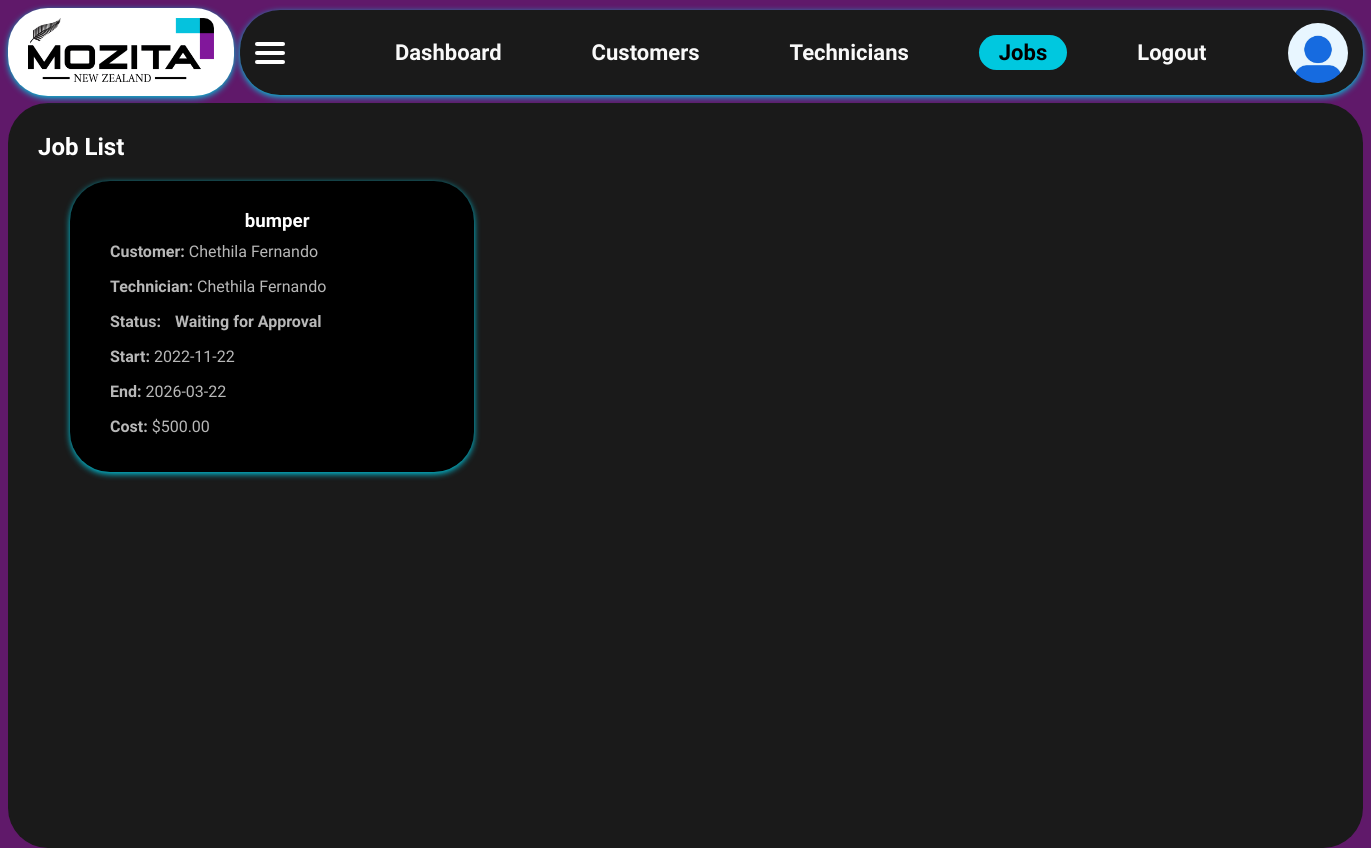
Page /jobs (signed in) on the committed database.
### app/models.py (models this page shows)
class Job(db.Model):
    __tablename__ = 'job'
    id = db.Column(db.Integer, primary_key=True)
    vehicle_registration = db.Column(db.String(20))
    description = db.Column(db.Text, nullable=False)
    start_date = db.Column(db.Date)
    end_date = db.Column(db.Date)
    status = db.Column(db.String(50), default='Pending')
    total_cost = db.Column(db.Numeric(10, 2), default=0.00)
    customer_id = db.Column(db.Integer, db.ForeignKey('customer.id'), nullable=False)
    technician_id = db.Column(db.Integer, db.ForeignKey('technician.id'), nullable=False)
    start_time = db.Column(db.DateTime)
    end_time = db.Column(db.DateTime)
    total_work_duration = db.Column(db.Integer, default=0)
    target_duration = db.Column(db.String(20), default='00:00:00')
    pauses = db.relationship('PauseLog', backref='job', cascade="all, delete-orphan")
    pause_reason = db.Column(db.Text)
    paused_at = db.Column(db.DateTime)
    resume_at = db.Column(db.DateTime)
    accepted = db.Column(db.Boolean, default=False)
    customer = db.relationship('Customer', back_populates='jobs')
    technician = db.relationship('Technician', back_populates='jobs')

class Customer(db.Model):
    id = db.Column(db.Integer, primary_key=True)
    name = db.Column(db.String(100), nullable=False)
    email = db.Column(db.String(120), default='Not Provided')
    phone = db.Column(db.String(20), nullable=False)
    address = db.Column(db.String(200), default='Not Provided')
    jobs = db.relationship('Job', back_populates='customer', cascade="all, delete-orphan")

class Technician(db.Model):
    id = db.Column(db.Integer, primary_key=True)
    name = db.Column(db.String(100), nullable=False)
    phone = db.Column(db.String(20))
    specialization = db.Column(db.String(100))
    user_id = db.Column(db.Integer, unique=True, nullable=False)
    jobs = db.relationship('Job', back_populates='technician', cascade="all, delete-orphan")

### app/routes.py (the view)
@main.route('/jobs')
@login_required
def jobs():
    jobs = Job.query.all()
    return render_template('jobs.html', jobs=jobs)

### app/models.py (called while the page is built)
@login_manager.user_loader
def load_user(user_id):
    return User.query.get(int(user_id))

    @property
    def is_active(self):
        return self.active

### app/templates/jobs.html (shortened to what this page needs)
{% extends "layout.html" %}
{% block extra_css %}
<link rel="stylesheet" href="https://cdnjs.cloudflare.com/ajax/libs/font-awesome/6.4.0/css/all.min.css">
<link rel="stylesheet" href="{{ url_for('static', filename='jobs.css') }}">
{% endblock %}
{% block content %}
<h2>Job List</h2>
<div class="job-grid">
  {% for job in jobs %}
  <div class="job-card">
    <h3>{{ job.description }}</h3>
    <p><strong>Customer:</strong> {{ job.customer.name }}</p>
    <p><strong>Technician:</strong> {{ job.technician.name }}</p>
    <p><strong>Status:</strong> <span class="status {{ job.status|lower|replace(' ', '-') }}">{{ job.status }}</span></p>
    <p><strong>Start:</strong> {{ job.start_date }}</p>
    <p><strong>End:</strong> {{ job.end_date }}</p>
    <p><strong>Cost:</strong> ${{ job.total_cost }}</p>
  </div>
  {% endfor %}
</div>
{% endblock %}

### app/static/main.css (style rules this page uses)
body { font-family: 'Raleway', sans-serif; background-color: #60196a; color: white; margin: 0; padding: 0; }
.status { padding: 4px 10px; border-radius: 4px; font-weight: bold; }

### app/static/jobs.css (style rules this page uses)
h2 { text-align: left; margin-bottom: 20px; color: rgb(255, 255, 255); }
.job-grid { display: grid; grid-template-columns: repeat(auto-fill, minmax(300px, 1fr)); gap: 1.5rem; padding: 0 2rem; }
.job-card { background-color: #000000; border-radius: 40px; padding-left: 40px ; padding-right: 10px; padding-top: 10px; padding-bottom: 20px; box-shadow: 0 2px 6px #00C8DF; text-align: start; }
.job-card h3 { margin-bottom: 0.5rem; color: #ffffff; text-align: center; margin-right: 20px; }
.job-card p { margin-top: 10px; color: #b8b8b8; }

### rows in the picture
Job: description "bumper", customer.name "Chethila Fernando", technician.name "Chethila Fernando", status "Waiting for Approval", start_date "2022-11-22", end_date "2026-03-22", total_cost "500.00"
